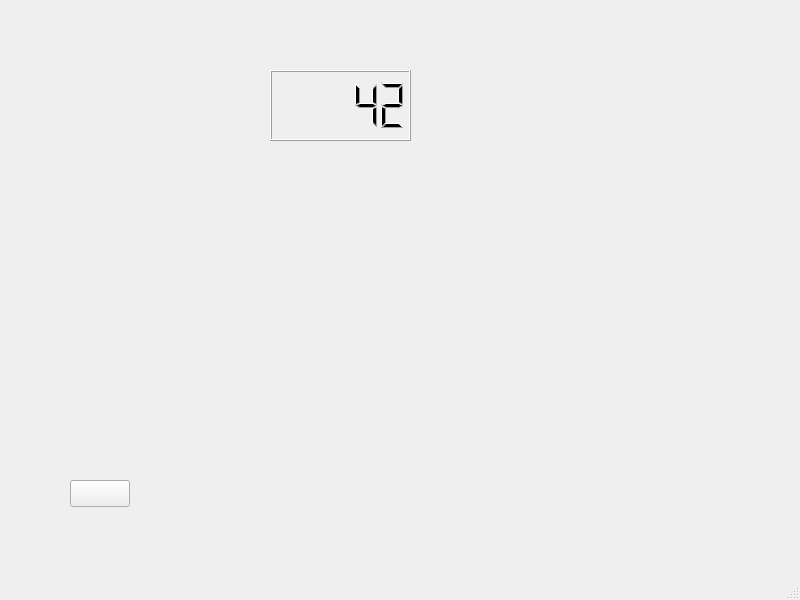
<?xml version="1.0" encoding="UTF-8"?>
<ui version="4.0">
 <class>MainWindow</class>
 <widget class="QMainWindow" name="MainWindow">
  <property name="geometry">
   <rect>
    <x>0</x>
    <y>0</y>
    <width>800</width>
    <height>600</height>
   </rect>
  </property>
  <property name="windowTitle">
   <string>MainWindow</string>
  </property>
  <widget class="QWidget" name="centralwidget">
   <widget class="QwtSlider" name="Slider">
    <property name="geometry">
     <rect>
      <x>220</x>
      <y>210</y>
      <width>200</width>
      <height>60</height>
     </rect>
    </property>
   </widget>
   <widget class="QwtThermo" name="Thermo">
    <property name="geometry">
     <rect>
      <x>596</x>
      <y>55</y>
      <width>111</width>
      <height>321</height>
     </rect>
    </property>
    <property name="fillColor">
     <color>
      <red>170</red>
      <green>85</green>
      <blue>255</blue>
     </color>
    </property>
    <property name="maxValue">
     <double>10.000000000000000</double>
    </property>
   </widget>
   <widget class="QwtWheel" name="Wheel">
    <property name="geometry">
     <rect>
      <x>150</x>
      <y>430</y>
      <width>64</width>
      <height>24</height>
     </rect>
    </property>
   </widget>
   <widget class="QwtTextLabel" name="TextLabel">
    <property name="geometry">
     <rect>
      <x>290</x>
      <y>330</y>
      <width>100</width>
      <height>20</height>
     </rect>
    </property>
   </widget>
   <widget class="QLCDNumber" name="lcdNumber">
    <property name="geometry">
     <rect>
      <x>270</x>
      <y>70</y>
      <width>141</width>
      <height>71</height>
     </rect>
    </property>
    <property name="intValue" stdset="0">
     <number>42</number>
    </property>
   </widget>
   <widget class="QLabel" name="label">
    <property name="geometry">
     <rect>
      <x>90</x>
      <y>90</y>
      <width>69</width>
      <height>51</height>
     </rect>
    </property>
    <property name="text">
     <string/>
    </property>
    <property name="pixmap">
     <pixmap>../../../../src/qt4/led/resources/circle_green.svg</pixmap>
    </property>
   </widget>
   <widget class="QwtPlot" name="qwtPlot">
    <property name="geometry">
     <rect>
      <x>250</x>
      <y>350</y>
      <width>400</width>
      <height>200</height>
     </rect>
    </property>
   </widget>
   <widget class="QwtCounter" name="Counter">
    <property name="geometry">
     <rect>
      <x>500</x>
      <y>60</y>
      <width>84</width>
      <height>30</height>
     </rect>
    </property>
   </widget>
   <widget class="QwtKnob" name="Knob">
    <property name="geometry">
     <rect>
      <x>50</x>
      <y>180</y>
      <width>126</width>
      <height>126</height>
     </rect>
    </property>
   </widget>
   <widget class="QwtTextLabel" name="TextLabel_2">
    <property name="geometry">
     <rect>
      <x>80</x>
      <y>350</y>
      <width>100</width>
      <height>20</height>
     </rect>
    </property>
   </widget>
   <widget class="KColorButton" name="kcolorbutton">
    <property name="geometry">
     <rect>
      <x>70</x>
      <y>480</y>
      <width>60</width>
      <height>27</height>
     </rect>
    </property>
    <property name="defaultColor">
     <color>
      <red>85</red>
      <green>170</green>
      <blue>0</blue>
     </color>
    </property>
   </widget>
  </widget>
  <widget class="QMenuBar" name="menubar">
   <property name="geometry">
    <rect>
     <x>0</x>
     <y>0</y>
     <width>800</width>
     <height>24</height>
    </rect>
   </property>
  </widget>
  <widget class="QStatusBar" name="statusbar"/>
 </widget>
 <customwidgets>
  <customwidget>
   <class>QwtPlot</class>
   <extends>QFrame</extends>
   <header>qwt_plot.h</header>
  </customwidget>
  <customwidget>
   <class>QwtCounter</class>
   <extends>QWidget</extends>
   <header>qwt_counter.h</header>
  </customwidget>
  <customwidget>
   <class>QwtKnob</class>
   <extends>QWidget</extends>
   <header>qwt_knob.h</header>
  </customwidget>
  <customwidget>
   <class>QwtSlider</class>
   <extends>QWidget</extends>
   <header>qwt_slider.h</header>
  </customwidget>
  <customwidget>
   <class>QwtThermo</class>
   <extends>QWidget</extends>
   <header>qwt_thermo.h</header>
  </customwidget>
  <customwidget>
   <class>QwtWheel</class>
   <extends>QWidget</extends>
   <header>qwt_wheel.h</header>
  </customwidget>
  <customwidget>
   <class>QwtTextLabel</class>
   <extends>QFrame</extends>
   <header>qwt_text_label.h</header>
  </customwidget>
  <customwidget>
   <class>KColorButton</class>
   <extends>QPushButton</extends>
   <header>kcolorbutton.h</header>
  </customwidget>
 </customwidgets>
 <resources/>
 <connections>
  <connection>
   <sender>Slider</sender>
   <signal>sliderMoved(double)</signal>
   <receiver>Thermo</receiver>
   <slot>setValue(double)</slot>
   <hints>
    <hint type="sourcelabel">
     <x>308</x>
     <y>246</y>
    </hint>
    <hint type="destinationlabel">
     <x>663</x>
     <y>206</y>
    </hint>
   </hints>
  </connection>
  <connection>
   <sender>Knob</sender>
   <signal>sliderMoved(double)</signal>
   <receiver>Thermo</receiver>
   <slot>setValue(double)</slot>
   <hints>
    <hint type="sourcelabel">
     <x>122</x>
     <y>266</y>
    </hint>
    <hint type="destinationlabel">
     <x>629</x>
     <y>163</y>
    </hint>
   </hints>
  </connection>
  <connection>
   <sender>Slider</sender>
   <signal>sliderMoved(double)</signal>
   <receiver>lcdNumber</receiver>
   <slot>display(double)</slot>
   <hints>
    <hint type="sourcelabel">
     <x>393</x>
     <y>269</y>
    </hint>
    <hint type="destinationlabel">
     <x>393</x>
     <y>151</y>
    </hint>
   </hints>
  </connection>
 </connections>
</ui>
